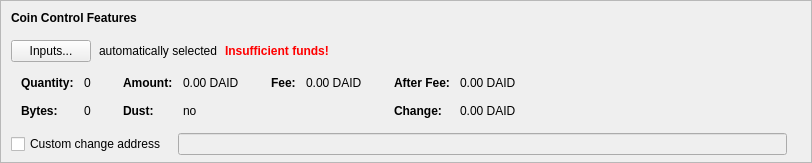
    <widget class="QFrame" name="frameCoinControl">
     <property name="sizePolicy">
      <sizepolicy hsizetype="Expanding" vsizetype="Expanding">
       <horstretch>0</horstretch>
       <verstretch>0</verstretch>
      </sizepolicy>
     </property>
     <property name="maximumSize">
      <size>
       <width>16777215</width>
       <height>16777215</height>
      </size>
     </property>
     <property name="frameShape">
      <enum>QFrame::StyledPanel</enum>
     </property>
     <property name="frameShadow">
      <enum>QFrame::Sunken</enum>
     </property>
     <layout class="QVBoxLayout" name="verticalLayoutCoinControl2">
      <property name="spacing">
       <number>0</number>
      </property>
      <property name="leftMargin">
       <number>0</number>
      </property>
      <property name="topMargin">
       <number>0</number>
      </property>
      <property name="rightMargin">
       <number>0</number>
      </property>
      <property name="bottomMargin">
       <number>6</number>
      </property>
      <item>
       <layout class="QVBoxLayout" name="verticalLayoutCoinControl" stretch="0,0,0,0,1">
        <property name="spacing">
         <number>0</number>
        </property>
        <property name="leftMargin">
         <number>10</number>
        </property>
        <property name="topMargin">
         <number>10</number>
        </property>
        <item>
         <layout class="QHBoxLayout" name="horizontalLayoutCoinControl1">
          <property name="bottomMargin">
           <number>15</number>
          </property>
          <item>
           <widget class="QLabel" name="labelCoinControlFeatures">
            <property name="sizePolicy">
             <sizepolicy hsizetype="Preferred" vsizetype="Maximum">
              <horstretch>0</horstretch>
              <verstretch>0</verstretch>
             </sizepolicy>
            </property>
            <property name="font">
             <font>
              <weight>75</weight>
              <bold>true</bold>
             </font>
            </property>
            <property name="styleSheet">
             <string notr="true">font-weight:bold;</string>
            </property>
            <property name="text">
             <string>Coin Control Features</string>
            </property>
           </widget>
          </item>
         </layout>
        </item>
        <item>
         <layout class="QHBoxLayout" name="horizontalLayoutCoinControl2" stretch="0,0,0,0">
          <property name="spacing">
           <number>8</number>
          </property>
          <property name="bottomMargin">
           <number>10</number>
          </property>
          <item>
           <widget class="QPushButton" name="pushButtonCoinControl">
            <property name="styleSheet">
             <string notr="true"/>
            </property>
            <property name="text">
             <string>Inputs...</string>
            </property>
            <property name="autoDefault">
             <bool>false</bool>
            </property>
           </widget>
          </item>
          <item>
           <widget class="QLabel" name="labelCoinControlAutomaticallySelected">
            <property name="text">
             <string>automatically selected</string>
            </property>
            <property name="margin">
             <number>5</number>
            </property>
           </widget>
          </item>
          <item>
           <widget class="QLabel" name="labelCoinControlInsuffFunds">
            <property name="font">
             <font>
              <weight>75</weight>
              <bold>true</bold>
             </font>
            </property>
            <property name="styleSheet">
             <string notr="true">color:red;font-weight:bold;</string>
            </property>
            <property name="text">
             <string>Insufficient funds!</string>
            </property>
            <property name="margin">
             <number>5</number>
            </property>
           </widget>
          </item>
          <item>
           <spacer name="horizontalSpacerCoinControl">
            <property name="orientation">
             <enum>Qt::Horizontal</enum>
            </property>
            <property name="sizeHint" stdset="0">
             <size>
              <width>40</width>
              <height>1</height>
             </size>
            </property>
           </spacer>
          </item>
         </layout>
        </item>
        <item>
         <widget class="QWidget" name="widgetCoinControl" native="true">
          <property name="sizePolicy">
           <sizepolicy hsizetype="Preferred" vsizetype="Preferred">
            <horstretch>0</horstretch>
            <verstretch>0</verstretch>
           </sizepolicy>
          </property>
          <property name="minimumSize">
           <size>
            <width>0</width>
            <height>0</height>
           </size>
          </property>
          <property name="styleSheet">
           <string notr="true"/>
          </property>
          <layout class="QHBoxLayout" name="horizontalLayoutCoinControl5">
           <property name="leftMargin">
            <number>0</number>
           </property>
           <property name="topMargin">
            <number>0</number>
           </property>
           <property name="rightMargin">
            <number>0</number>
           </property>
           <property name="bottomMargin">
            <number>0</number>
           </property>
           <item>
            <layout class="QHBoxLayout" name="horizontalLayoutCoinControl3" stretch="0,0,0,1">
             <property name="spacing">
              <number>20</number>
             </property>
             <property name="topMargin">
              <number>0</number>
             </property>
             <property name="bottomMargin">
              <number>10</number>
             </property>
             <item>
              <layout class="QFormLayout" name="formLayoutCoinControl1">
               <property name="horizontalSpacing">
                <number>10</number>
               </property>
               <property name="verticalSpacing">
                <number>14</number>
               </property>
               <property name="leftMargin">
                <number>10</number>
               </property>
               <property name="topMargin">
                <number>4</number>
               </property>
               <property name="rightMargin">
                <number>6</number>
               </property>
               <item row="0" column="0">
                <widget class="QLabel" name="labelCoinControlQuantityText">
                 <property name="font">
                  <font>
                   <weight>75</weight>
                   <bold>true</bold>
                  </font>
                 </property>
                 <property name="text">
                  <string>Quantity:</string>
                 </property>
                 <property name="margin">
                  <number>0</number>
                 </property>
                </widget>
               </item>
               <item row="0" column="1">
                <widget class="QLabel" name="labelCoinControlQuantity">
                 <property name="cursor">
                  <cursorShape>IBeamCursor</cursorShape>
                 </property>
                 <property name="contextMenuPolicy">
                  <enum>Qt::ActionsContextMenu</enum>
                 </property>
                 <property name="text">
                  <string notr="true">0</string>
                 </property>
                 <property name="margin">
                  <number>0</number>
                 </property>
                 <property name="textInteractionFlags">
                  <set>Qt::LinksAccessibleByMouse|Qt::TextSelectableByKeyboard|Qt::TextSelectableByMouse</set>
                 </property>
                </widget>
               </item>
               <item row="1" column="0">
                <widget class="QLabel" name="labelCoinControlBytesText">
                 <property name="font">
                  <font>
                   <weight>75</weight>
                   <bold>true</bold>
                  </font>
                 </property>
                 <property name="text">
                  <string>Bytes:</string>
                 </property>
                </widget>
               </item>
               <item row="1" column="1">
                <widget class="QLabel" name="labelCoinControlBytes">
                 <property name="cursor">
                  <cursorShape>IBeamCursor</cursorShape>
                 </property>
                 <property name="contextMenuPolicy">
                  <enum>Qt::ActionsContextMenu</enum>
                 </property>
                 <property name="text">
                  <string notr="true">0</string>
                 </property>
                 <property name="textInteractionFlags">
                  <set>Qt::LinksAccessibleByMouse|Qt::TextSelectableByKeyboard|Qt::TextSelectableByMouse</set>
                 </property>
                </widget>
               </item>
              </layout>
             </item>
             <item>
              <layout class="QFormLayout" name="formLayoutCoinControl2">
               <property name="horizontalSpacing">
                <number>10</number>
               </property>
               <property name="verticalSpacing">
                <number>14</number>
               </property>
               <property name="leftMargin">
                <number>6</number>
               </property>
               <property name="topMargin">
                <number>4</number>
               </property>
               <property name="rightMargin">
                <number>6</number>
               </property>
               <item row="0" column="0">
                <widget class="QLabel" name="labelCoinControlAmountText">
                 <property name="font">
                  <font>
                   <weight>75</weight>
                   <bold>true</bold>
                  </font>
                 </property>
                 <property name="text">
                  <string>Amount:</string>
                 </property>
                 <property name="margin">
                  <number>0</number>
                 </property>
                </widget>
               </item>
               <item row="0" column="1">
                <widget class="QLabel" name="labelCoinControlAmount">
                 <property name="cursor">
                  <cursorShape>IBeamCursor</cursorShape>
                 </property>
                 <property name="contextMenuPolicy">
                  <enum>Qt::ActionsContextMenu</enum>
                 </property>
                 <property name="text">
                  <string notr="true">0.00 DAID</string>
                 </property>
                 <property name="textInteractionFlags">
                  <set>Qt::LinksAccessibleByMouse|Qt::TextSelectableByKeyboard|Qt::TextSelectableByMouse</set>
                 </property>
                </widget>
               </item>
               <item row="1" column="0">
                <widget class="QLabel" name="labelCoinControlLowOutputText">
                 <property name="font">
                  <font>
                   <weight>75</weight>
                   <bold>true</bold>
                  </font>
                 </property>
                 <property name="text">
                  <string>Dust:</string>
                 </property>
                </widget>
               </item>
               <item row="1" column="1">
                <widget class="QLabel" name="labelCoinControlLowOutput">
                 <property name="cursor">
                  <cursorShape>IBeamCursor</cursorShape>
                 </property>
                 <property name="contextMenuPolicy">
                  <enum>Qt::ActionsContextMenu</enum>
                 </property>
                 <property name="text">
                  <string notr="true">no</string>
                 </property>
                 <property name="textInteractionFlags">
                  <set>Qt::LinksAccessibleByMouse|Qt::TextSelectableByKeyboard|Qt::TextSelectableByMouse</set>
                 </property>
                </widget>
               </item>
              </layout>
             </item>
             <item>
              <layout class="QFormLayout" name="formLayoutCoinControl3">
               <property name="horizontalSpacing">
                <number>10</number>
               </property>
               <property name="verticalSpacing">
                <number>14</number>
               </property>
               <property name="leftMargin">
                <number>6</number>
               </property>
               <property name="topMargin">
                <number>4</number>
               </property>
               <property name="rightMargin">
                <number>6</number>
               </property>
               <item row="0" column="0">
                <widget class="QLabel" name="labelCoinControlFeeText">
                 <property name="font">
                  <font>
                   <weight>75</weight>
                   <bold>true</bold>
                  </font>
                 </property>
                 <property name="text">
                  <string>Fee:</string>
                 </property>
                 <property name="margin">
                  <number>0</number>
                 </property>
                </widget>
               </item>
               <item row="0" column="1">
                <widget class="QLabel" name="labelCoinControlFee">
                 <property name="cursor">
                  <cursorShape>IBeamCursor</cursorShape>
                 </property>
                 <property name="contextMenuPolicy">
                  <enum>Qt::ActionsContextMenu</enum>
                 </property>
                 <property name="text">
                  <string notr="true">0.00 DAID</string>
                 </property>
                 <property name="textInteractionFlags">
                  <set>Qt::LinksAccessibleByMouse|Qt::TextSelectableByKeyboard|Qt::TextSelectableByMouse</set>
                 </property>
                </widget>
               </item>
              </layout>
             </item>
             <item>
              <layout class="QFormLayout" name="formLayoutCoinControl4">
               <property name="horizontalSpacing">
                <number>10</number>
               </property>
               <property name="verticalSpacing">
                <number>14</number>
               </property>
               <property name="leftMargin">
                <number>6</number>
               </property>
               <property name="topMargin">
                <number>4</number>
               </property>
               <property name="rightMargin">
                <number>6</number>
               </property>
               <item row="0" column="0">
                <widget class="QLabel" name="labelCoinControlAfterFeeText">
                 <property name="font">
                  <font>
                   <weight>75</weight>
                   <bold>true</bold>
                  </font>
                 </property>
                 <property name="text">
                  <string>After Fee:</string>
                 </property>
                 <property name="margin">
                  <number>0</number>
                 </property>
                </widget>
               </item>
               <item row="0" column="1">
                <widget class="QLabel" name="labelCoinControlAfterFee">
                 <property name="cursor">
                  <cursorShape>IBeamCursor</cursorShape>
                 </property>
                 <property name="contextMenuPolicy">
                  <enum>Qt::ActionsContextMenu</enum>
                 </property>
                 <property name="text">
                  <string notr="true">0.00 DAID</string>
                 </property>
                 <property name="textInteractionFlags">
                  <set>Qt::LinksAccessibleByMouse|Qt::TextSelectableByKeyboard|Qt::TextSelectableByMouse</set>
                 </property>
                </widget>
               </item>
               <item row="1" column="0">
                <widget class="QLabel" name="labelCoinControlChangeText">
                 <property name="font">
                  <font>
                   <weight>75</weight>
                   <bold>true</bold>
                  </font>
                 </property>
                 <property name="text">
                  <string>Change:</string>
                 </property>
                </widget>
               </item>
               <item row="1" column="1">
                <widget class="QLabel" name="labelCoinControlChange">
                 <property name="cursor">
                  <cursorShape>IBeamCursor</cursorShape>
                 </property>
                 <property name="contextMenuPolicy">
                  <enum>Qt::ActionsContextMenu</enum>
                 </property>
                 <property name="text">
                  <string notr="true">0.00 DAID</string>
                 </property>
                 <property name="textInteractionFlags">
                  <set>Qt::LinksAccessibleByMouse|Qt::TextSelectableByKeyboard|Qt::TextSelectableByMouse</set>
                 </property>
                </widget>
               </item>
              </layout>
             </item>
            </layout>
           </item>
          </layout>
         </widget>
        </item>
        <item>
         <layout class="QHBoxLayout" name="horizontalLayoutCoinControl4" stretch="0,0,0">
          <property name="spacing">
           <number>12</number>
          </property>
          <property name="sizeConstraint">
           <enum>QLayout::SetDefaultConstraint</enum>
          </property>
          <property name="topMargin">
           <number>5</number>
          </property>
          <property name="rightMargin">
           <number>5</number>
          </property>
          <item>
           <widget class="QCheckBox" name="checkBoxCoinControlChange">
            <property name="toolTip">
             <string>If this is activated, but the change address is empty or invalid, change will be sent to a newly generated address.</string>
            </property>
            <property name="text">
             <string>Custom change address</string>
            </property>
           </widget>
          </item>
          <item>
           <widget class="QValidatedLineEdit" name="lineEditCoinControlChange">
            <property name="enabled">
             <bool>false</bool>
            </property>
            <property name="sizePolicy">
             <sizepolicy hsizetype="Expanding" vsizetype="Fixed">
              <horstretch>0</horstretch>
              <verstretch>0</verstretch>
             </sizepolicy>
            </property>
           </widget>
          </item>
          <item>
           <widget class="QLabel" name="labelCoinControlChangeLabel">
            <property name="sizePolicy">
             <sizepolicy hsizetype="Preferred" vsizetype="Expanding">
              <horstretch>0</horstretch>
              <verstretch>0</verstretch>
             </sizepolicy>
            </property>
            <property name="minimumSize">
             <size>
              <width>0</width>
              <height>0</height>
             </size>
            </property>
            <property name="text">
             <string/>
            </property>
            <property name="margin">
             <number>3</number>
            </property>
           </widget>
          </item>
         </layout>
        </item>
        <item>
         <spacer name="verticalSpacerCoinControl">
          <property name="orientation">
           <enum>Qt::Vertical</enum>
          </property>
          <property name="sizeHint" stdset="0">
           <size>
            <width>800</width>
            <height>1</height>
           </size>
          </property>
         </spacer>
        </item>
       </layout>
      </item>
     </layout>
    </widget>
